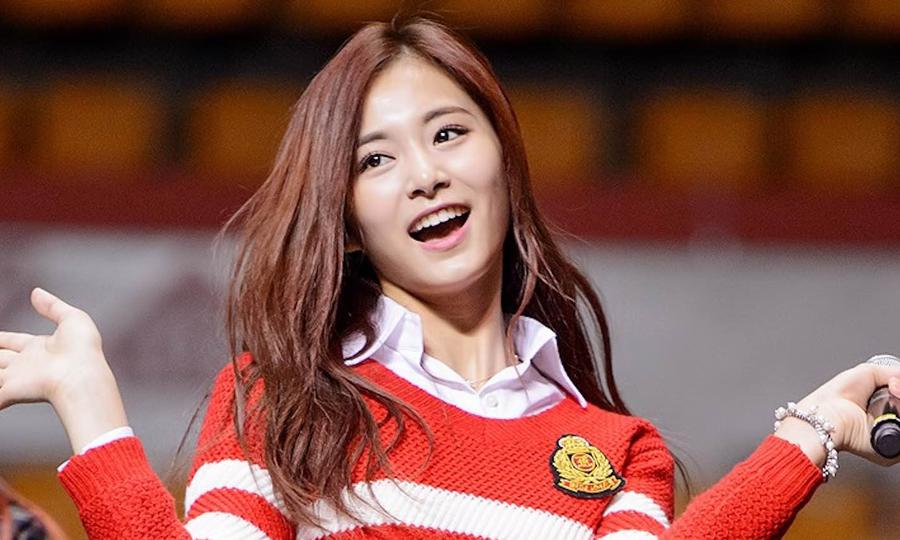
#> input picture resources/image.jpg, 900 x 540 px, given in place of the camera
$ python test_video.py
#> lines starting #> are read from the running program, lines starting #| are printed output that depends on the picture; after the words box and inside, x2 and y2 are one past the last pixel; in counts of white or black regions, pixels touching at a corner belong together
import cv2
import numpy as np

def stackImages(scale,imgArray):
    rows = len(imgArray)
    cols = len(imgArray[0])
    rowsAvailable = isinstance(imgArray[0], list)
    width = imgArray[0][0].shape[1]
    height = imgArray[0][0].shape[0]
    if rowsAvailable:
        for x in range ( 0, rows):
            for y in range(0, cols):
                if imgArray[x][y].shape[:2] == imgArray[0][0].shape [:2]:
                    imgArray[x][y] = cv2.resize(imgArray[x][y], (0, 0), None, scale, scale)
                else:
                    imgArray[x][y] = cv2.resize(imgArray[x][y], (imgArray[0][0].shape[1], imgArray[0][0].shape[0]), None, scale, scale)
                if len(imgArray[x][y].shape) == 2: imgArray[x][y]= cv2.cvtColor( imgArray[x][y], cv2.COLOR_GRAY2BGR)
        imageBlank = np.zeros((height, width, 3), np.uint8)
        hor = [imageBlank]*rows
        hor_con = [imageBlank]*rows
        for x in range(0, rows):
            hor[x] = np.hstack(imgArray[x])
        ver = np.vstack(hor)
    else:
        for x in range(0, rows):
            if imgArray[x].shape[:2] == imgArray[0].shape[:2]:
                imgArray[x] = cv2.resize(imgArray[x], (0, 0), None, scale, scale)
            else:
                imgArray[x] = cv2.resize(imgArray[x], (imgArray[0].shape[1], imgArray[0].shape[0]), None,scale, scale)
            if len(imgArray[x].shape) == 2: imgArray[x] = cv2.cvtColor(imgArray[x], cv2.COLOR_GRAY2BGR)
        hor= np.hstack(imgArray)
        ver = hor
    return ver

# must be the same as camera resolutions
frameWidth = 640
frameHeight = 480

# 0 - is web camera
cap = cv2.VideoCapture(0)
# resizing
# cap.set(3, frameWidth)
# cap.set(4, frameHeight)

while True:
    success, img = cap.read()
#> img is the input picture: shape (540, 900, 3); mean B, G, R 76.9, 85.7, 133
    kernel = np.ones((5,5),np.uint8)
    print(kernel)

    imgGray = cv2.cvtColor(img,cv2.COLOR_BGR2GRAY)
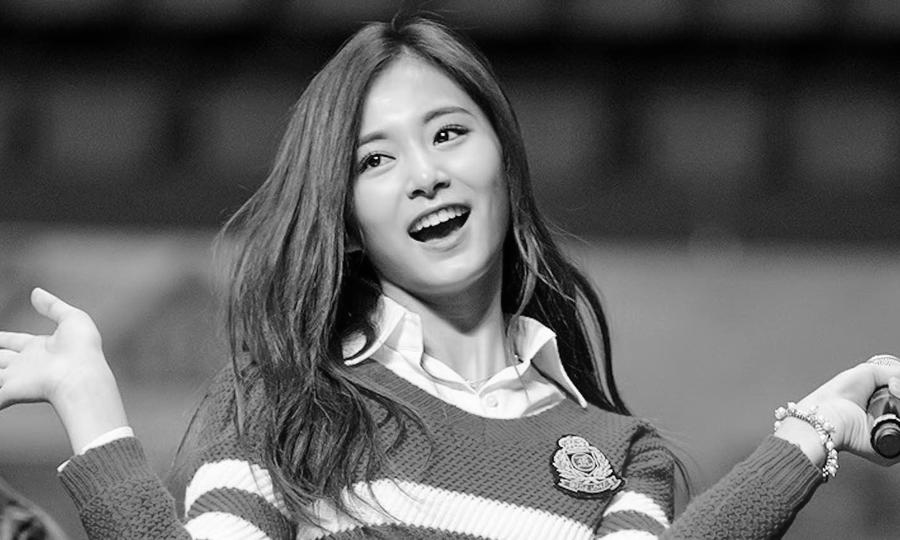
#> imgGray: shape (540, 900); min 0, max 255, mean 98.8
    imgBlur = cv2.GaussianBlur(imgGray,(7,7),0)
    imgCanny = cv2.Canny(imgBlur,100,200)
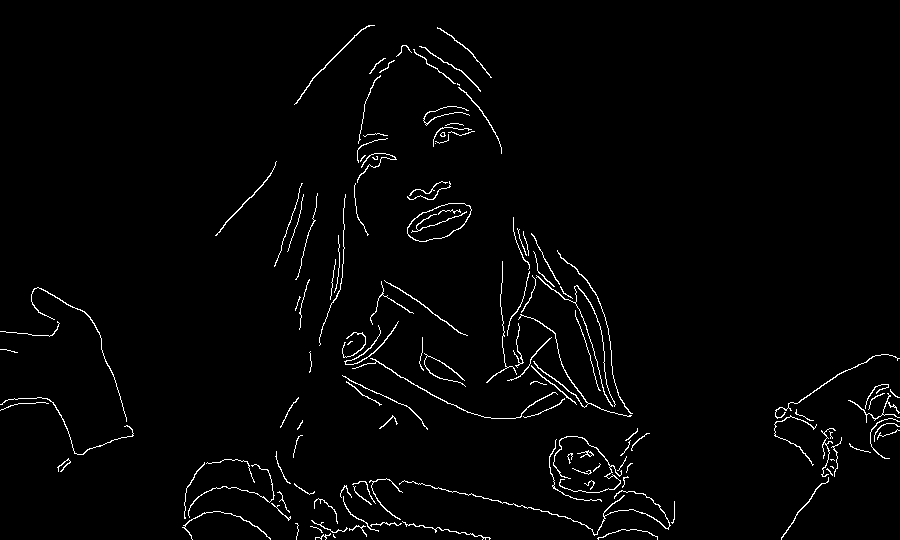
#> imgCanny: shape (540, 900); 2% white in thin lines or dots
    imgDilation = cv2.dilate(imgCanny,kernel , iterations = 2)
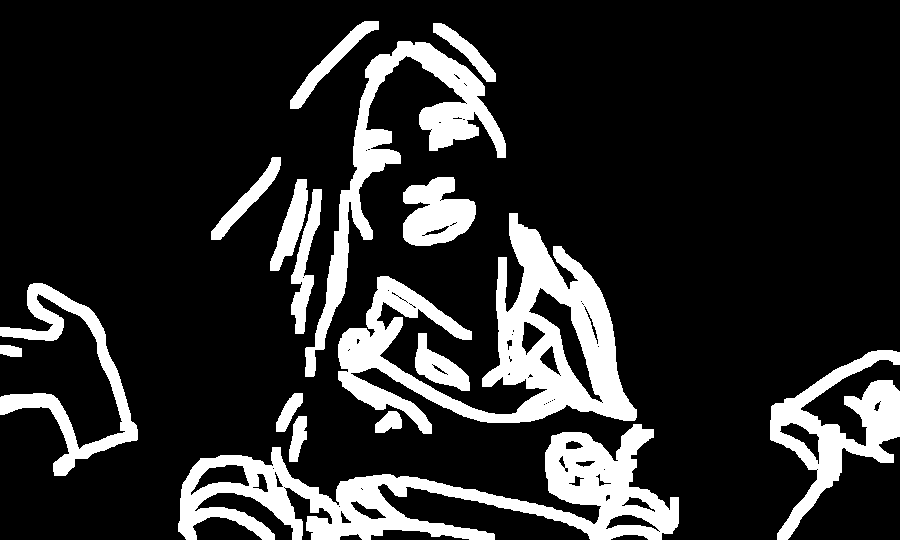
#> imgDilation: shape (540, 900); 17.1% white; 16 white regions, largest, box (x1, y1, x2, y2) and area: (338, 213, 637, 434) 22559, (178, 424, 679, 540) 21576, (305, 41, 506, 377) 11015
    imgEroded = cv2.erode(imgDilation,kernel,iterations=2)
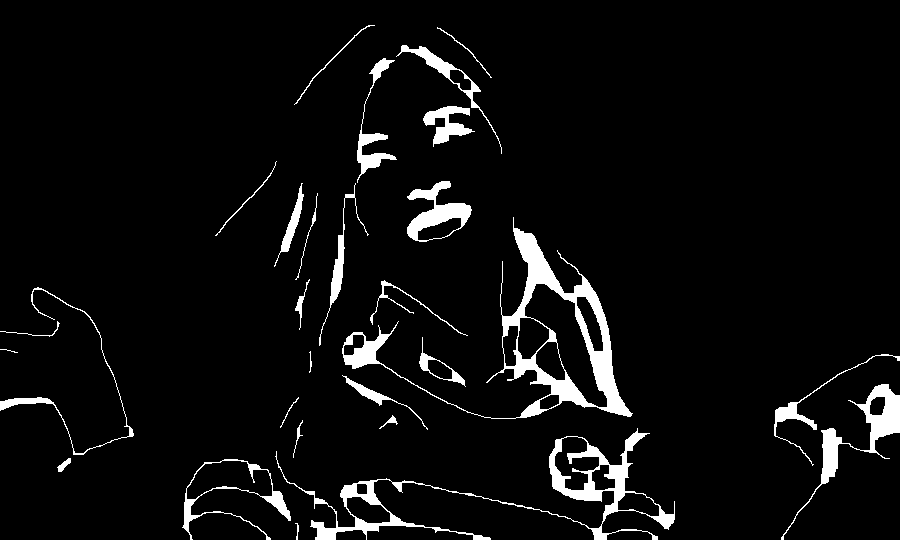
#> imgEroded: shape (540, 900); 5.2% white; 28 white regions (1 under 20 px), largest, box (x1, y1, x2, y2) and area: (342, 217, 633, 419) 7415, (275, 428, 675, 540) 5225, (781, 384, 900, 540) 2369
    imgHSV = cv2.cvtColor(img, cv2.COLOR_BGR2HSV)
#> imgHSV: shape (540, 900, 3); mean H, S, V 54.2, 127.1, 133.2

    StackedImages = stackImages(0.3,([img,imgGray,imgHSV],
                                   [imgCanny,imgDilation,imgEroded]))
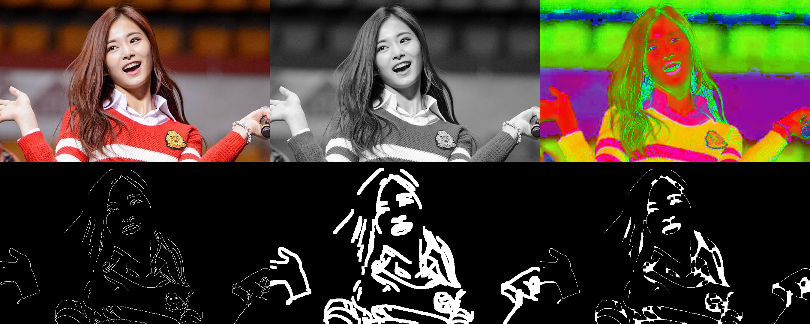
#> StackedImages: shape (324, 810, 3); mean B, G, R 48.6, 62.2, 71.1
    cv2.imshow("Staked Images", StackedImages)
    if cv2.waitKey(1) & 0xFF == ord('q'):
#> (key q is pressed here)
        break
